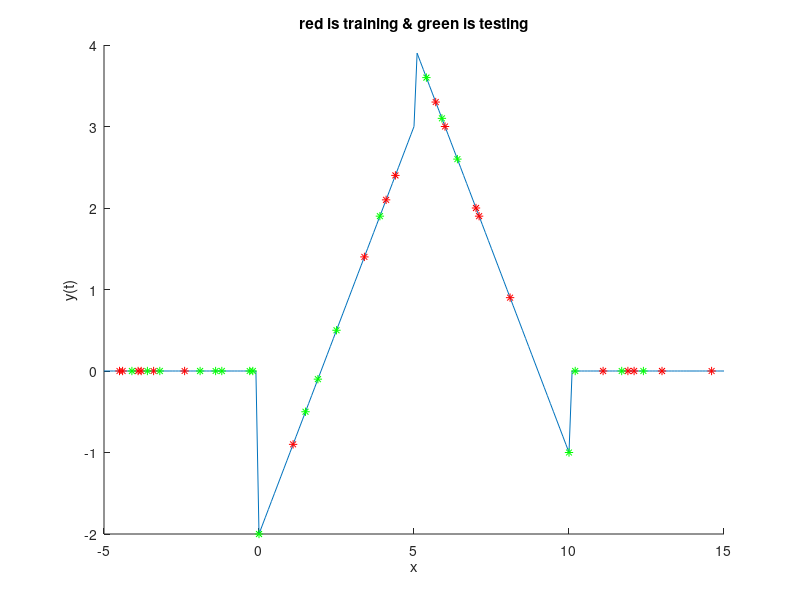
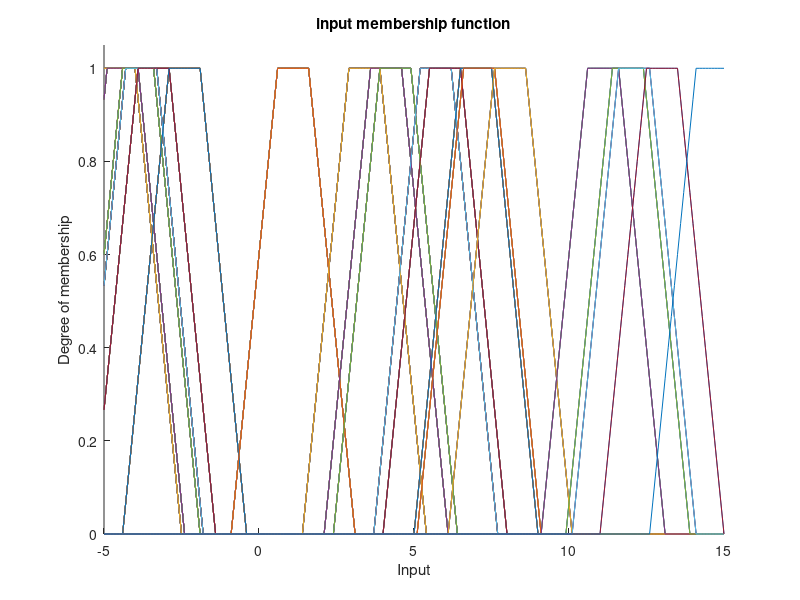
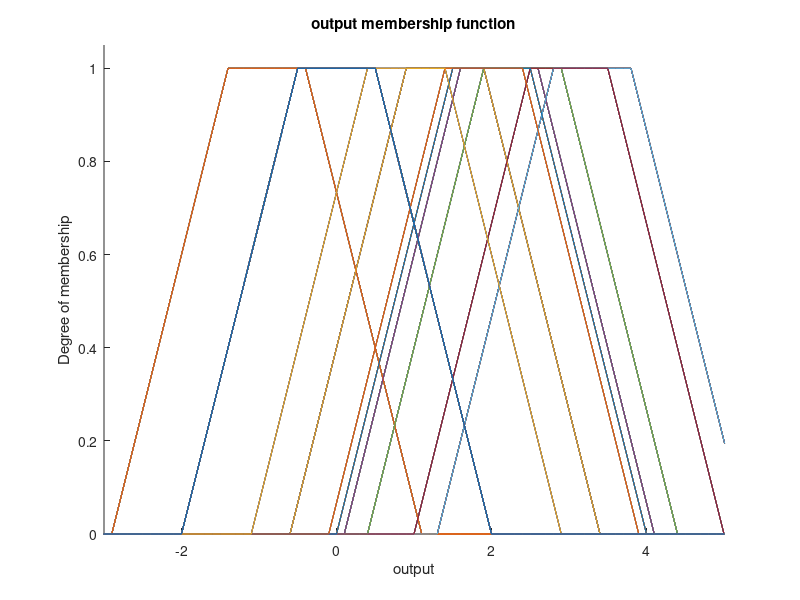
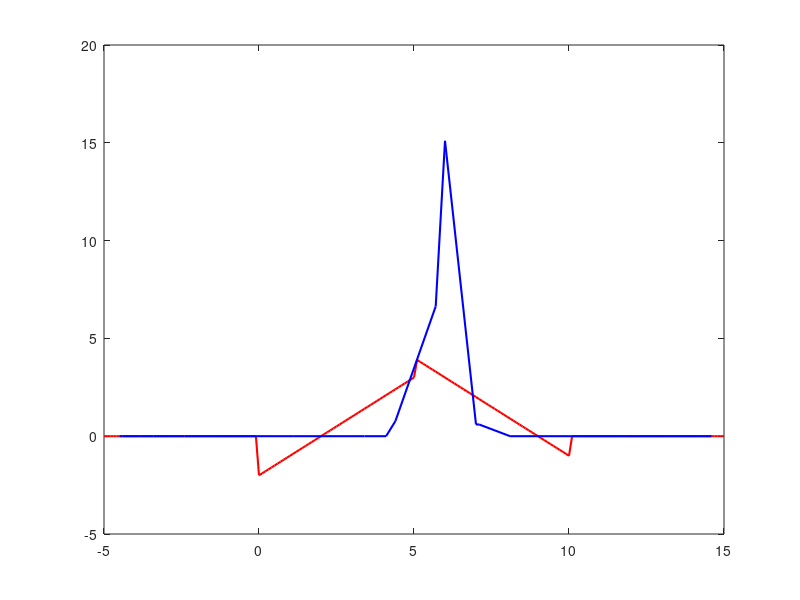

MATLAB code to generate these figures, in order:
clc
clear
close all

%Q_3_a)

% Define the function
x = linspace(-5,15,201);
y = zeros(size(x));
y(x>=0 & x<=5) = x(x>=0 & x<=5) - 2;
y(x>5 & x<=10) = 9 - x(x>5 & x<=10);

hold on
figure(1)
plot(x,y);
xlabel('x');
ylabel('y(t)');
%Q_3_b)
sample = randsample(length(x) ,40);
sample = sort(sample);
sample_input = x(sample);
sample_output = y(sample);

train = sort(randsample(40,20));
test = setdiff(1:40,train);
train_in = sample_input(train);
train_out = sample_output(train);
test_in = sample_input(test);
test_out = sample_output(test);
title('red is training & green is testing')
plot(train_in, train_out, '*','color', 'r');
plot(test_in, test_out, '*', 'color', 'g');
hold off
 
%Q_3_c)
    % Partition input universe
num_rules = 20;
input_mf = zeros(num_rules, length(x));

for i = 1 : num_rules
    
    input_mf(i,:) = trapmf(x,[train_in(i)-2 ,train_in(i)-0.5, train_in(i)+0.5, train_in(i)+2]);
    figure(2)
    hold on
    plot(x, input_mf)
    title('input membership function')
    xlabel('Input')
    ylabel('Degree of membership')
    xlim auto
    ylim([0 1.05])
end
 hold off



    % Partition output universe
 output_mf = zeros(num_rules, length(y));

 for j = 1 : num_rules
    
    output_mf(j,:) = trapmf(x,[train_out(j)-2 ,train_out(j)-0.5, train_out(j)+0.5, train_out(j)+2]);
    figure(3)
    hold on
    plot(x, output_mf)
    title('output membership function')
    xlabel('output')
    ylabel('Degree of membership')
    xlim([-3 5])
    ylim([0 1.05])
 end

%% 

    
%Q_3_d)
% Define the input and output membership functions
input_fuzzy = zeros(num_rules, length(train_in));
for i = 1 : num_rules
        
    for j = 1: length(train_in)
        
        input_fuzzy(i, j) = train_in(j) * input_mf(i, x == train_in(j));

    end


end


output_fuzzy = zeros(num_rules, length(train_out));
for i = 1 : num_rules
        
    for j = 1: length(train_out)
        
        output_fuzzy(i, j) = train_out(j) * output_mf(i, find(y == train_out(j), 1));

    end


end

coeficient = output_fuzzy ./ input_fuzzy;
coeficient(isnan(coeficient)) = 0;
coeficient(isinf(coeficient)) = 0;



%% applying the test samples


y_estimate = zeros(length(test_in), 1);

for i = 1 : length(test_in)

y_estimate(i) = sum(test_in(i) .* coeficient(i,:));

end



figure(4)
plot(x, y, 'r-', 'LineWidth', 1.5)
hold on
plot(train_in, y_estimate, 'b-', 'LineWidth', 1.5)
hold on




